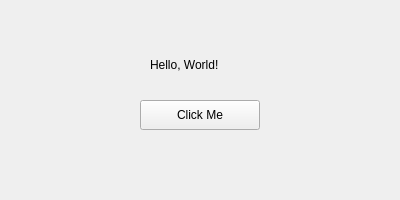
<?xml version="1.0" encoding="UTF-8"?>
<ui version="4.0">
 <class>MainWindow</class>
 <widget class="QMainWindow" name="MainWindow">
  <property name="geometry">
   <rect>
    <x>0</x>
    <y>0</y>
    <width>400</width>
    <height>200</height>
   </rect>
  </property>
  <property name="windowTitle">
   <string>PyQt5 Example</string>
  </property>
  <widget class="QWidget" name="centralwidget">
   <widget class="QLabel" name="label">
    <property name="geometry">
     <rect>
      <x>150</x>
      <y>50</y>
      <width>120</width>
      <height>30</height>
     </rect>
    </property>
    <property name="text">
     <string>Hello, World!</string>
    </property>
   </widget>
   <widget class="QPushButton" name="pushButton">
    <property name="geometry">
     <rect>
      <x>140</x>
      <y>100</y>
      <width>120</width>
      <height>30</height>
     </rect>
    </property>
    <property name="text">
     <string>Click Me</string>
    </property>
   </widget>
  </widget>
 </widget>
 <resources/>
 <connections/>
</ui>
